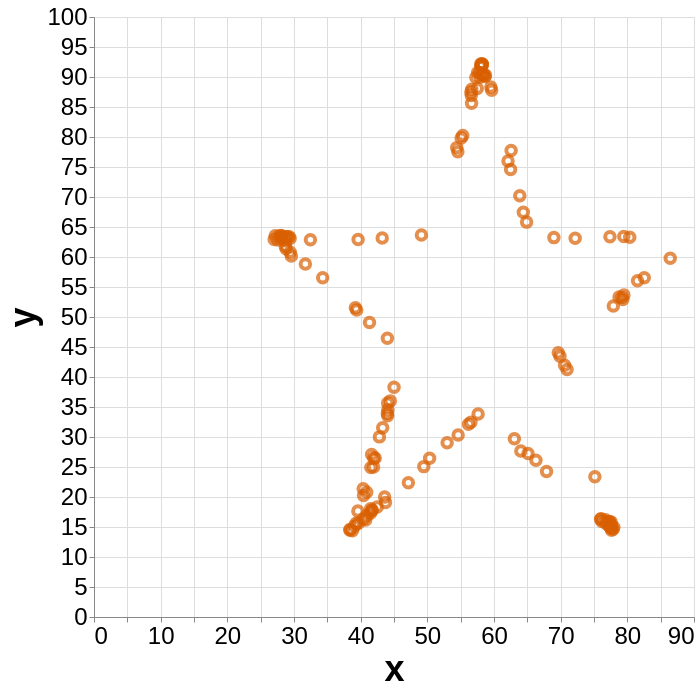

The specification (Vega-Lite) saved for this image:
### Vega-Lite specification from a JSON file in a GitHub repository (floating-point values rounded to 4 significant figures; data arrays with more than 128 entries replaced by an {"elided": "..."} marker saying what was removed)
{"config": {"view": {}, "mark": {}, "axis": {"labelFontSize": 24, "titleFontSize": 36}}, "data": {"values": {"elided": "142 records"}}, "mark": {"type": "point", "color": "#d95f02"}, "encoding": {"size": {"value": 90}, "strokeWidth": {"value": 4}, "x": {"type": "quantitative", "field": "x"}, "y": {"type": "quantitative", "field": "y"}}, "height": 600, "width": 600, "$schema": "https://vega.github.io/schema/vega-lite/v5.json"}
